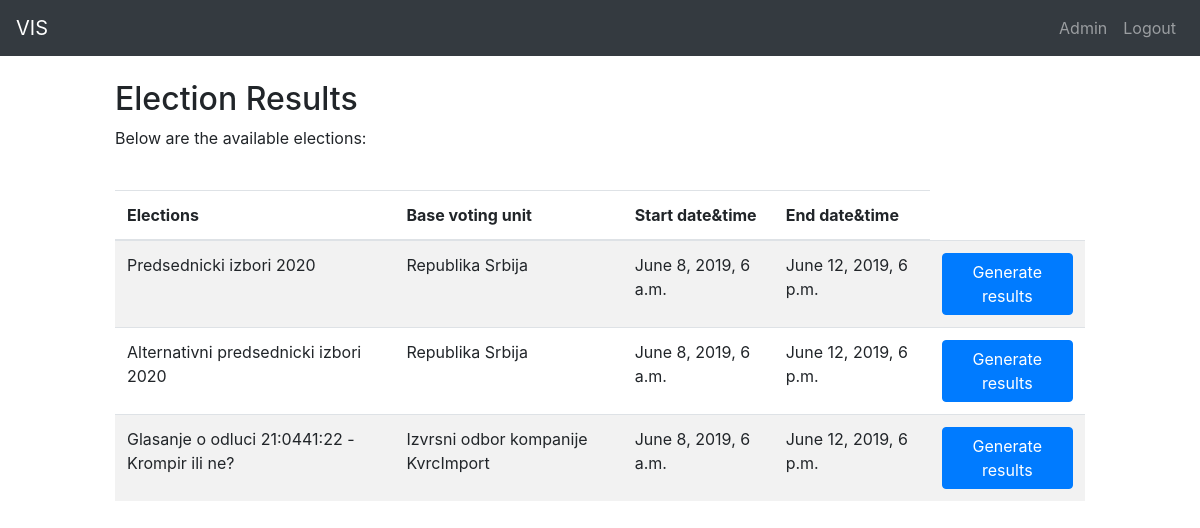
/project/admin_elections/ (signed in), run on the app's committed database.
### project/models.py (models this page shows, shortened)
class Election(models.Model):
    election_type = models.ForeignKey(ElectionType, on_delete=models.CASCADE)
    base_unit = models.ForeignKey(
        VotingUnit, on_delete=models.CASCADE, blank=True, null=True)
    title = models.CharField(max_length=100)
    description = models.CharField(max_length=1000, blank=True)
    begin_datetime = models.DateTimeField()
    end_datetime = models.DateTimeField()

class VotingUnit(models.Model):
    parent_unit = models.ForeignKey(
        'self', on_delete=models.CASCADE, blank=True, null=True)
    name = models.CharField(max_length=100)
    voters_can_be_added = models.BooleanField(default=False)
    def __str__(self):
        return self.name

### project/views.py (the view)
# urls.py: path('admin_elections/', views.admin_elections, name="admin_elections"),
@login_required()
def admin_elections(request):
    elections = Election.objects.all()
    context = {'elections': elections}
    return render(request, 'project/admin_elections.html', context)

### project/templates/project/admin_elections.html
{% extends 'base.html' %}
{% block content %}
<h2>Election Results</h2>
<p>Below are the available elections:</p>
<br />
{% if elections %}
<table class="table table-hover table-striped">
    <thead>
        <tr>
            <th>Elections</th>
            <th>Base voting unit</th>
            <th>Start date&time</th>
            <th>End date&time</th>
        </tr>
    </thead>
    <tbody>
        {% for election in elections %}
        <tr>
            <td>{{election.title}}</td>
            <td>{{election.base_unit}}</td>
            <td>{{election.begin_datetime}}</td>
            <td>{{election.end_datetime}}</td>
            <td><a class="btn btn-primary" href="{% url 'project:admin_result_config' election.id %}"
                    role="button">Generate results</a></td>
        </tr>
        {% endfor %}
    </tbody>
</table>
{% else %}
<div class="card bg-light text-dark">
    <div class="card-body">There are currently no active or finished elections.</div>
</div>
{% endif %}
{% endblock content %}

### project/templates/base.html (shortened to what this page needs)
<!DOCTYPE html>
<html>
<head>
    {% load result_extras %}
    <link rel="stylesheet" href="https://maxcdn.bootstrapcdn.com/bootstrap/4.2.1/css/bootstrap.min.css">
    <link rel="stylesheet" href="https://use.fontawesome.com/releases/v5.0.8/css/all.css">
</head>
<body>
    <nav class="navbar navbar-expand navbar-dark bg-dark">
        <a class="navbar-brand" href="{% url 'project:voter_homepage' %}">VIS</a>
        <div class="collapse navbar-collapse" id="navbarsExample02">
            <ul class="nav navbar-nav navbar-right">
                {% if user.is_authenticated %}
                <li class="nav-item">
                    <a class="nav-link" href="{% url 'admin:index' %}">Admin</a>
                </li>
                <li class="">
                    <a class="nav-link" href="{% url 'project:voter_logout' %}">Logout</a>
                </li>
                {% endif %}
            </ul>
        </div>
    </nav>
    <br />
    <div class="container-fluid">
        <div class="row">
            <div class="col-lg-1"></div>
            <div class="col-lg-10">
                {% block content %}
                {% endblock content %}
            </div>
            <div class="col-lg-1"></div>
        </div>
    </div>
</body>
</html>

### data on the page
Election: title "Predsednicki izbori 2020", base_unit "Republika Srbija", begin_datetime "June 8, 2019, 6 a.m.", end_datetime "June 12, 2019, 6 p.m."
Election: title "Alternativni predsednicki izbori 2020", base_unit "Republika Srbija", begin_datetime "June 8, 2019, 6 a.m.", end_datetime "June 12, 2019, 6 p.m."
Election: title "Glasanje o odluci 21:0441:22 - Krompir ili ne?", base_unit "Izvrsni odbor kompanije KvrcImport", begin_datetime "June 8, 2019, 6 a.m.", end_datetime "June 12, 2019, 6 p.m."
